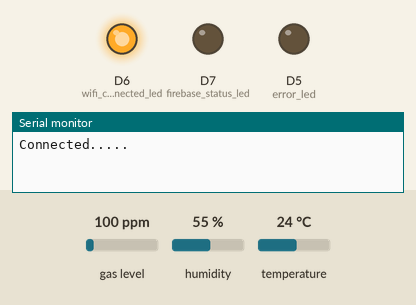
Simulated run of this sketch. Board: ESP8266 (NodeMCU). Shown: output pins drawn as LEDs (lit = HIGH), the last lines printed to the serial monitor. The inputs (shaded band) are chosen by the test bench; at power-on: gas level 100 ppm, humidity 55 %, temperature 24 °C. WiFi joins after 1.5 s; servers stay silent unless stated; the Firebase database answers and starts empty.

Above: at 2.15 s.
At 3.9 s:
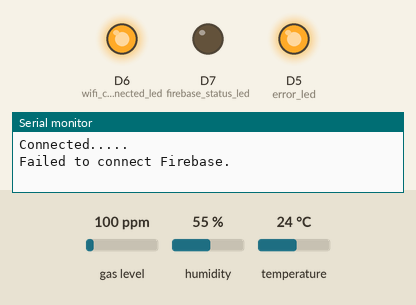
Timing chart, 0 to 6.1 s (numbered marks = the images above):
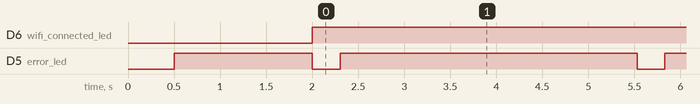

The sketch:

Factory_Surveillance.ino
```cpp
//Required Library
#include <DHT.h> //Required library for DHT sensor
#include <MQ2.h> //Required library for MQ2 sensor
#include <Wire.h> //Required library for wired connection
#include <ESP8266WiFi.h> //Required library for wifi connection
#include <WiFiManager.h>  //Required library for wifi management
#include <ArduinoJson.h> //Sometimes required for compiling
#include <FirebaseArduino.h> //Required library for firebase connection

//Firebase auth token
#define firebase_host_url "factory-surveillance-df7a6-default-rtdb.firebaseio.com"
#define firebase_secrect_code "fZWqCU9SiAzGF0LeKbBRLYogv8uP41PBHS5nSsNA"


//Pin Defination
#define error_led D5
#define wifi_connected_led D6
#define firebase_status_led D7

#define mq2_analog_input_pin A0

#define dht_sensor_pin D1
#define dht_sensor_type DHT11 //For DHT-11 sensor

//Creating DHT object
DHT dht(dht_sensor_pin, dht_sensor_type);
//Creating MQ2 object
MQ2 mq2(mq2_analog_input_pin);


//---------------------Function for Led Management------------------------------------//

void led_status(int error, int wifi, int firebase){
  digitalWrite(error_led, error);
  digitalWrite(wifi_connected_led, wifi);
  digitalWrite(firebase_status_led, firebase);
}

//Create wifimanager object
WiFiManager wifiManager;

//Function for establish connection with Wifi
void wifi_connection(){
  led_status(1, 0, 0);
  wifiManager.autoConnect("Factory_Surveillance");
  Serial.println("Connected.....");
}
//Function for reset or erase saved AP from wifimanager
void reset_wifi(){
  wifiManager.resetSettings();
  led_status(1, 0, 0);
  wifi_connection();
}

//---------------------------Function for checking wifi connected or not--------------------------
void check_wifi(){
  if(WiFi.status() == WL_CONNECTED){
    digitalWrite(wifi_connected_led, 1);
    digitalWrite(error_led, 0);
  }
  else{
    digitalWrite(wifi_connected_led, 0);
    digitalWrite(error_led, 1);
  }
}

//------------Function for checking firebase is connected or not----------------//
void check_firebase(){
  String deviceStatus = Firebase.getString("deviceStatus");
  if(deviceStatus == "100"){
    Firebase.setInt("deviceStatus",200);
  }
  int firebase_status;
  if(Firebase.failed()){
    Serial.println(Firebase.error());
    firebase_status = 200;
  }

  firebase_status = Firebase.getInt("okStatus");
  if(firebase_status == 100){
    Serial.println("Successfully connected with Firebase.");
    digitalWrite(firebase_status_led, 1);
    digitalWrite(error_led, 0);
  }
  else{
    Serial.println("Failed to connect Firebase.");
    digitalWrite(firebase_status_led, 0);
    digitalWrite(error_led, 1);
  }
}


void setup(){
  //All pin mode setup
  pinMode(error_led, OUTPUT);
  pinMode(wifi_connected_led, OUTPUT);
  pinMode(firebase_status_led, OUTPUT);

  Serial.begin(115200);

  dht.begin();
  mq2.begin();

  wifi_connection();
  Firebase.begin(firebase_host_url, firebase_secrect_code);
}

void loop(){
  check_wifi();
  check_firebase();

  // Wait a few seconds between measurements.
  delay(2000);
  //-------------DHT Sensor-------------------//
  //Read Humidity
  float humidity = dht.readHumidity();
  //Read temperature as Celsius (the default)
  float tempc = dht.readTemperature();
  //Read temperature as Fahrenheit (isFahrenheit = true)
  float tempf = dht.readTemperature(true);

  //Check if any reads failed and exit early (to try again).
  if (isnan(humidity) || isnan(tempc) || isnan(tempf)) {
    Serial.println(F("Failed to read from DHT sensor!"));
    return;
  }

  //Compute heat index in Fahrenheit (the default)
  float hif = dht.computeHeatIndex(tempf, humidity);
  //Compute heat index in Celsius (isFahreheit = false)
  float hic = dht.computeHeatIndex(tempc, humidity, false);

  //Print all measurement by DHT sensor in Serial Monitor
  Serial.print(F("\nHumidity: "));
  Serial.print(humidity);
  Serial.print(F("%  Temperature: "));
  Serial.print(tempc);
  Serial.print(F("°C "));
  Serial.print(tempf);
  Serial.print(F("°F  Heat index: "));
  Serial.print(hic);
  Serial.print(F("°C "));
  Serial.print(hif);
  Serial.println(F("°F"));


  //-------------MQ2 Sensor-------------------//
  //float* measured_values= mq2.read(true);
  //Measure LPG in ppm unit
  int lpg = mq2.readLPG();
  //Measure CO in ppm unit
  int co = mq2.readCO();
  //Measure SMOKE in ppm unit
  int smoke = mq2.readSmoke();

  //Print all measurement by MQ2 sensor in Serial Monitor
  Serial.print(F("LPG: "));
  Serial.print(lpg);
  Serial.print(F(" ppm  CO: "));
  Serial.print(co);
  Serial.print(F(" ppm  SMOKE: "));
  Serial.print(smoke);
  Serial.print(" ppm");

  //All measurement send in Firebase
  Firebase.setString("humidity",(String)humidity);
  Firebase.setString("tempc",(String)tempc);
  Firebase.setString("tempf",(String)tempf);
  Firebase.setString("hic",(String)hic);
  Firebase.setString("hif",(String)hif);
  Firebase.setString("lpg",(String)lpg);
  Firebase.setString("co",(String)co);
  Firebase.setString("smoke",(String)smoke);

}
```

Measured:
- by itself, D6 (wifi_connected_led): LOW → HIGH at 2.0 s
- by itself, D5 (error_led): alternates HIGH for 3.2 s and LOW for 0.30 s
